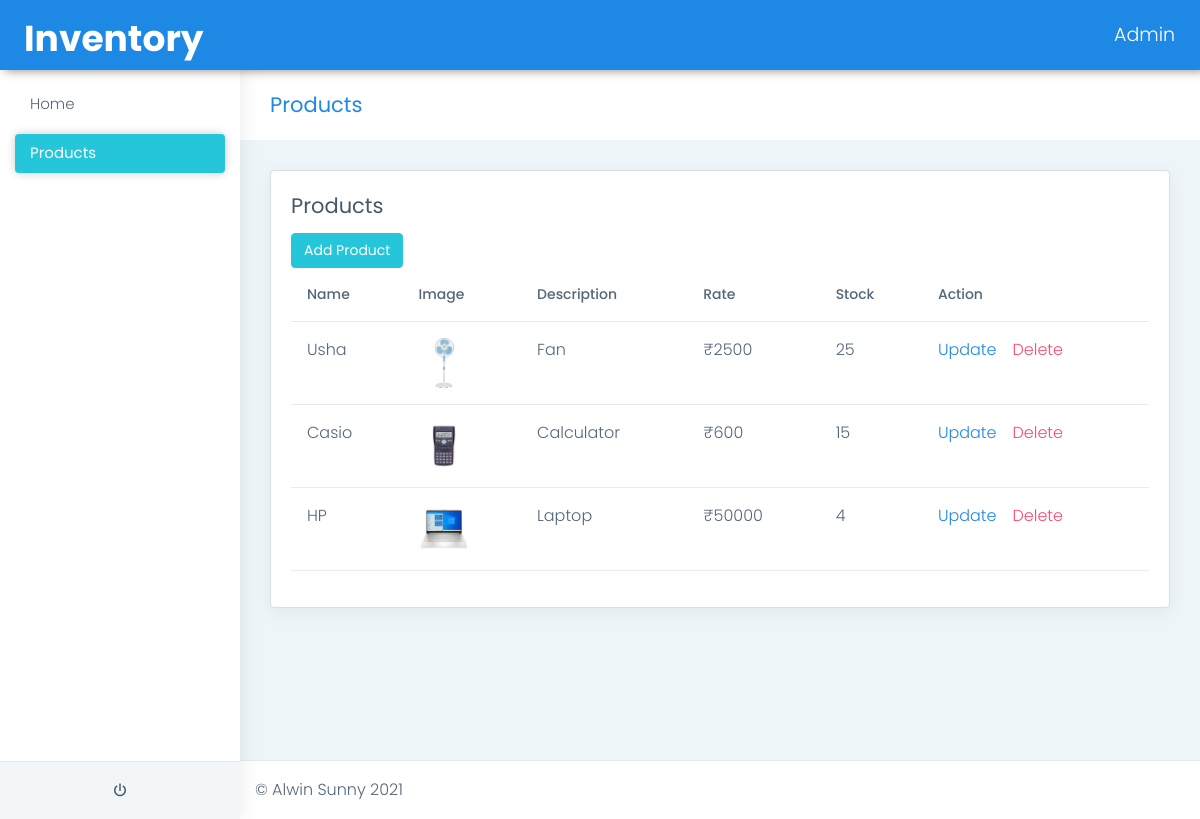
Screenshot of /admin/products.php (signed in) with the database file from the repository.
### tables this page shows
CREATE TABLE `tbl_product` (
  `product_id` int(11) NOT NULL,
  `product_name` varchar(25) NOT NULL,
  `product_img` varchar(255) NOT NULL,
  `product_desc` varchar(255) NOT NULL,
  `product_rate` int(11) NOT NULL,
  `product_stock` int(11) NOT NULL
);

### config.php (called while the page is built, shortened)
<?php
class dboperation
{
    var $dbhost = 'localhost';
    var $dbuser = 'root';
    var $dbpass = '';
    var $db = 'inventory';
    function dbconn()
    {
        $this->conn = mysqli_connect($this->dbhost, $this->dbuser, $this->dbpass, $this->db);
        return $this->conn;
    }
    function dbexecute()
    {
        return mysqli_query($this->conn, $this->sql);
    }
    function product_display_all()
    {
        $this->sql = "SELECT * FROM tbl_product";
    }
}

### admin/products.php (the view, shortened to what this page needs)
<?php
include("header.php");
?>
<div class="page-breadcrumb">
    <div class="row align-items-center">
        <div class="col-md-6 col-8 align-self-center">
            <h3 class="page-title mb-0 p-0">Products</h3>
        </div>
    </div>
</div>
<div class="container-fluid">
    <div class="col-sm-12">
        <div class="card">
            <div class="card-body">
                <h4 class="card-title">Products</h4>
                <div class="col-sm-12 d-flex">
                    <a href="product_add.php" class="btn btn-success text-white">Add Product</a>
                </div>
                <div class="table-responsive">
                    <table class="table user-table">
                        <thead>
                            <tr>
                                <th class="border-top-0">Name</th>
                                <th class="border-top-0">Image</th>
                                <th class="border-top-0">Description</th>
                                <th class="border-top-0">Rate</th>
                                <th class="border-top-0">Stock</th>
                                <th class="border-top-0">Action</th>
                            </tr>
                        </thead>
                        <tbody>
                            <?php
                            include('../config.php');
                            $obj = new dboperation();
                            $obj->product_display_all();
                            $result = $obj->dbexecute();
                            if (mysqli_num_rows($result) > 0) {
                                while ($row = mysqli_fetch_assoc($result)) {
                                    echo "<tr><td>" . $row['product_name'] . "</td>";
                                    echo "<td><img src='../assets/images/" . $row['product_img'] . "' height='50px'></td>";
                                    echo "<td>" . $row['product_desc'] . "</td>";
                                    echo "<td>₹" . $row['product_rate'] . "</td>";
                                    echo "<td>" . $row['product_stock'] . "</td>";
                                    echo "<td>";
                                    echo "<a href='product_update.php?product_id=" . $row['product_id'] . "'>Update</a>&emsp;";
                                    echo "<a class='text-danger' href='product_delete.php?product_id=" . $row['product_id'] . "'>Delete</a>";
                                    echo "</td></tr>";
                                }
                            } else {
                                echo "0 results";
                            }
                            ?>
                        </tbody>
                    </table>
                </div>
            </div>
        </div>
    </div>
</div>
<?php
include("footer.php");
?>

### rows the page displays
tbl_product: product_name "Usha", product_img (picture), product_desc "Fan", product_rate "2500", product_stock "25"
tbl_product: product_name "Casio", product_img (picture), product_desc "Calculator", product_rate "600", product_stock "15"
tbl_product: product_name "HP", product_img (picture), product_desc "Laptop", product_rate "50000", product_stock "4"

### other values shown
$_SESSION['admin_username'] "Admin"
